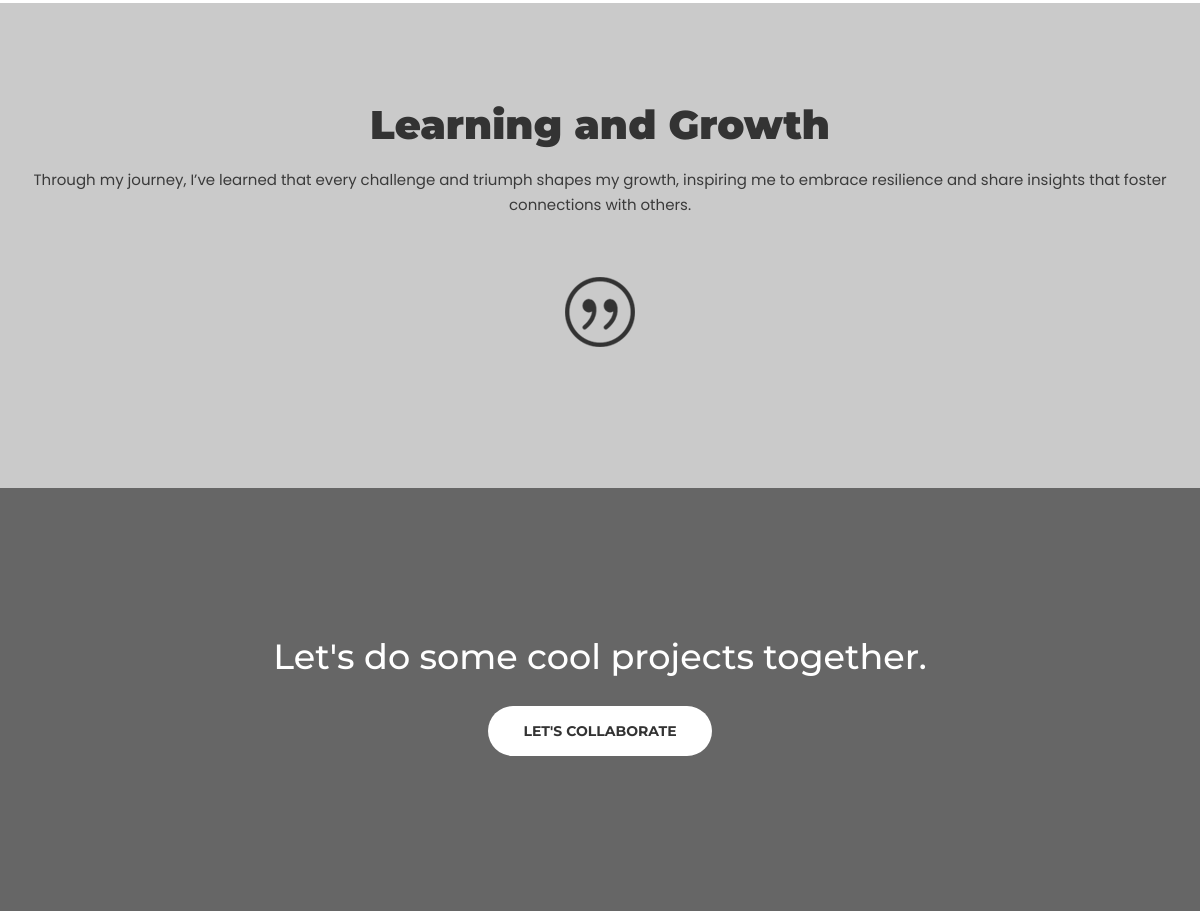
The app's page / (middle part), older data.
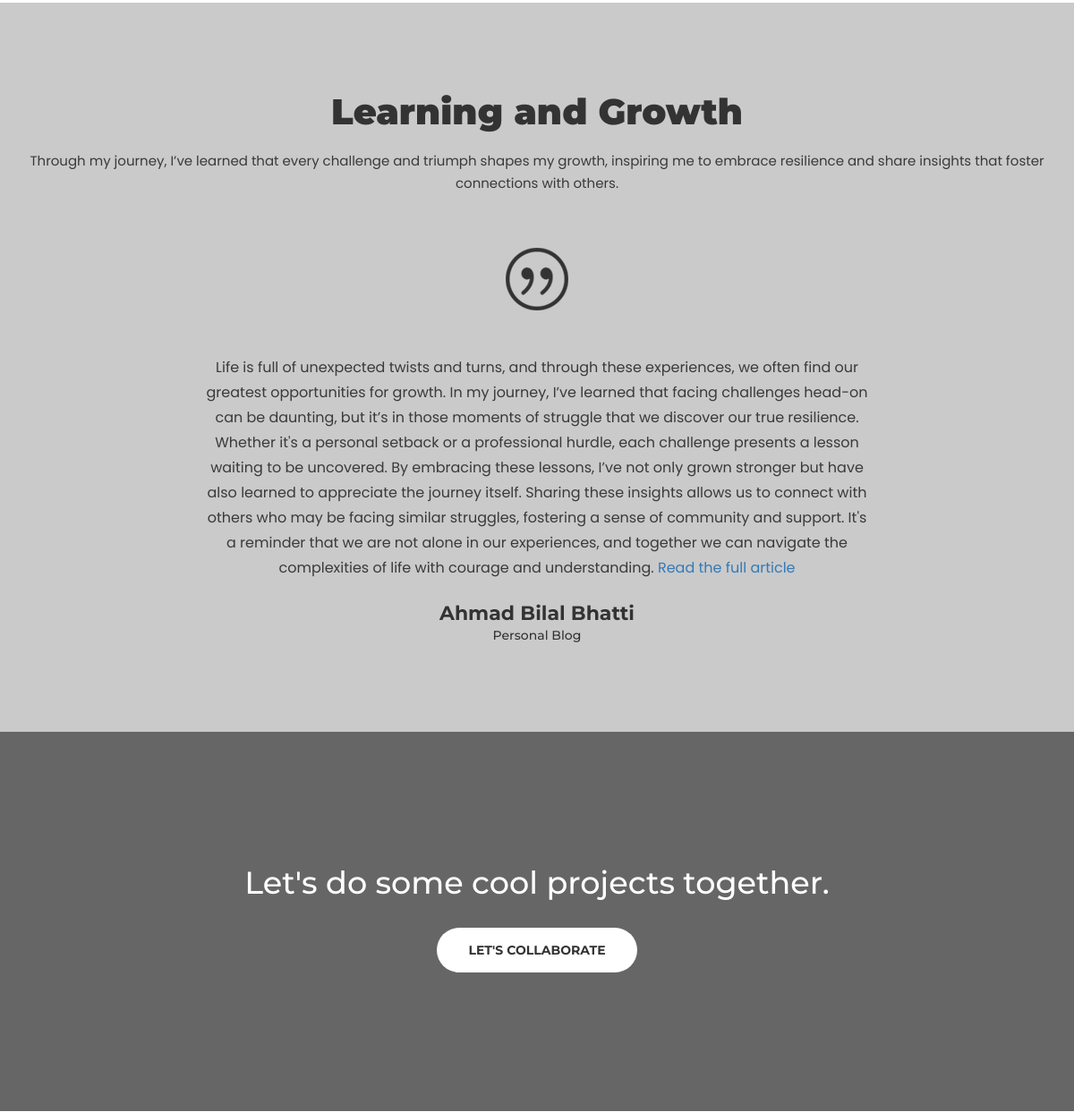
The same page, newer data.
### app/models.py (models this page shows, shortened)
class Blog_Heading_Info(models.Model):
    main_heading = models.CharField(max_length=200)
    sub_title = models.TextField()
    thumbnail = models.ImageField(upload_to='blog_thumbnails/', null=True, verbose_name="")
    class Meta:
        verbose_name_plural = "Blog Heading Info"

class Hire_Button_Picture(models.Model):
    text = models.CharField(max_length=200)
    button_text = models.CharField(max_length=50)
    image = models.ImageField(upload_to='hire_button/', null=True, verbose_name="")
    class Meta:
        verbose_name_plural = "Hire Button Picture"

class Blogs(models.Model):
    blog = models.ForeignKey(Blog_Heading_Info, on_delete=models.CASCADE, related_name='media_blog')
    heading = models.CharField(max_length=255)
    description = models.TextField()
    author = models.CharField(max_length=100)
    platform = models.CharField(max_length=100, blank=True, null=True)
    link = models.URLField(max_length=200, blank=True, null=True)
    added_on = models.DateTimeField(auto_now_add=True)
    class Meta:
        verbose_name_plural = "Blogs"

### app/views.py (the view)
# urls.py: 2. Add a URL to urlpatterns:  path('', views.home, name='home')
def home(request):
    person = Person.objects.all()
    about = About.objects.all()
    skills = Skills.objects.all()
    cap = Capabilities.objects.all().order_by('-id')
    education = Education.objects.all().order_by('-id')
    exp = Experience.objects.all().order_by('-id')
    proj_heading = Projects_Headings.objects.all()
    projects = Projects.objects.prefetch_related('media_project').all().order_by('-id')
    certificates = Certificates_Headings.objects.all()
    cer = Certificates.objects.all().order_by('-id')
    hire = Hire_Button_Picture.objects.all()
    head_contact = Contct_heading_Info.objects.all()
    blog_headming = Blog_Heading_Info.objects.all()
    b = Blogs.objects.all().order_by('-id')
    return render(request, 'index-video.html', {'person': person,'about': about,'skills': skills,'cap': cap,'education': education,'exp': exp,'proj_heading': proj_heading,'proj': projects,'certificates': certificates,'cer': cer,'hire': hire,
    'head_contact': head_contact,'blog_headming': blog_headming,'blogs_data': b})

### app/templatetags/custom_filters.py (called while the page is built)
@register.filter
def split(value, arg):
    return value.split(arg)

@register.filter
def trim(value):
    return value.strip() if isinstance(value, str) else value

@register.filter
def is_video(file_url):
    return file_url.lower().endswith(('.mp4', '.mov', '.avi', '.mkv'))

### templates/index-video.html (shortened to what this page needs)
{% load static %}
{% load custom_filters %}
<!DOCTYPE html>
<html lang="en">
<head>
	<link rel="stylesheet" href="{% static 'css/bootstrap.min.css'%}"/>
	<link rel="stylesheet" href="{% static 'css/font-awesome.min.css'%}"/>
	<link rel="stylesheet" href="{% static 'css/owl.carousel.css'%}"/>
	<link rel="stylesheet" href="{% static 'css/magnific-popup.css'%}"/>
	<link rel="stylesheet" href="{% static 'css/animate.min.css'%}"/>
	<link rel="stylesheet" href="{% static 'css/style.css'%}"/>
	<link href="https://vjs.zencdn.net/7.17.0/video-js.css" rel="stylesheet"/>
	<link rel="stylesheet" href="https://cdn.jsdelivr.net/npm/@fancyapps/ui@4.0.0/dist/fancybox.css" />
</head>
<body>
	<section class="review-section" style="background: #cacaca;">
		<div class="container pt100 pb100">
			{% for i in blog_headming %}
			<div class="section-title mb60">
				<h2>{{ i.main_heading }}</h2>
				<br>
				<span><p style="color: #3a3a3a;" data-wow-delay="0.2s">{{ i.sub_title }}</p></span>
			</div>
			<div class="text-center mb40">
				<img src="{{ i.thumbnail.url }}" alt="" class="wow fadeInDown" data-wow-delay="0.2s">
			</div>
			{% endfor %}
			<div class="row">
				<div class="col-md-8 col-md-offset-2">
					{% if blogs_data|length > 1 %}
					<div class="review-carousel">
						{% for blog in blogs_data %}
						<div class="single-review" style="color: #000;">
							<h1 style="margin-bottom: 10px; font-weight: bold; font-size: 2em; color: #333;">{{ blog.heading }}</h1>
							<p style="color: #3a3a3a;">{{ blog.description }}<a href="{{blog.link}}" target="_blank"> Read the full article</a></p>
							<h2>{{ blog.author }}</h2>
							<h3>{{ blog.platform }}</h3>
						</div>
						{% endfor %}
					</div>
					{% else %}
					<div class="single-review">
						{% for blog in blogs_data %}
						<p style="color: #3a3a3a;">{{ blog.description }}<a href="{{blog.link}}" target="_blank"> Read the full article</a></p>
						<h2>{{ blog.author }}</h2>
						<h3>{{ blog.platform }}</h3>
						{% endfor %}
					</div>
					{% endif %}
				</div>
			</div>
		</div>
	</section>
	<section class="promotion-section">
		{% for J in hire %}
		<div class="promotion-bg" style="background-image: url({{J.image.url}});"></div>
		<div class="container pt180 pb180">
			<div class="row">
				<div class="col-md-8 col-md-offset-2 promotion">
					<h2>{{J.text}}</h2>
					{% for i in person %}
					<a href="mailto:{{ i.email }}?subject=Let's%20Collaborate!&body=Hi%20{{ i.name }},%0D%0A%0D%0AI%20would%20like%20to%20discuss%20some%20exciting%20projects%20we%20can%20work%20on%20together.%0D%0A%0D%0ALooking%20forward%20to%20hearing%20from%20you!%0D%0A%0D%0ABest%20Regards,%0D%0A[Your%20Name]" class="site-btn btn-light mt30 wow fadeInUp" data-wow-delay="0.2s">{{J.button_text}}</a>
					{% endfor %}
				</div>
			</div>
		</div>{% endfor %}
	</section>
</body>
</html>

Row changes from the older to the newer data that the page shows:
added Blogs: description "Life is full of unexpected twists and turns, and through these experiences, we often find our greatest opportunities for growth. In my journey, I’ve learned that facing challenges head-on can be daunting, but it’s in those moments of struggle that we discover our true resilience. Whether it's a personal setback or a professional hurdle, each challenge presents a lesson waiting to be uncovered. By embracing these lessons, I’ve not only grown stronger but have also learned to appreciate the journey itself. Sharing these insights allows us to connect with others who may be facing similar struggles, fostering a sense of community and support. It's a reminder that we are not alone in our…", author "Ahmad Bilal Bhatti", platform "Personal Blog"
